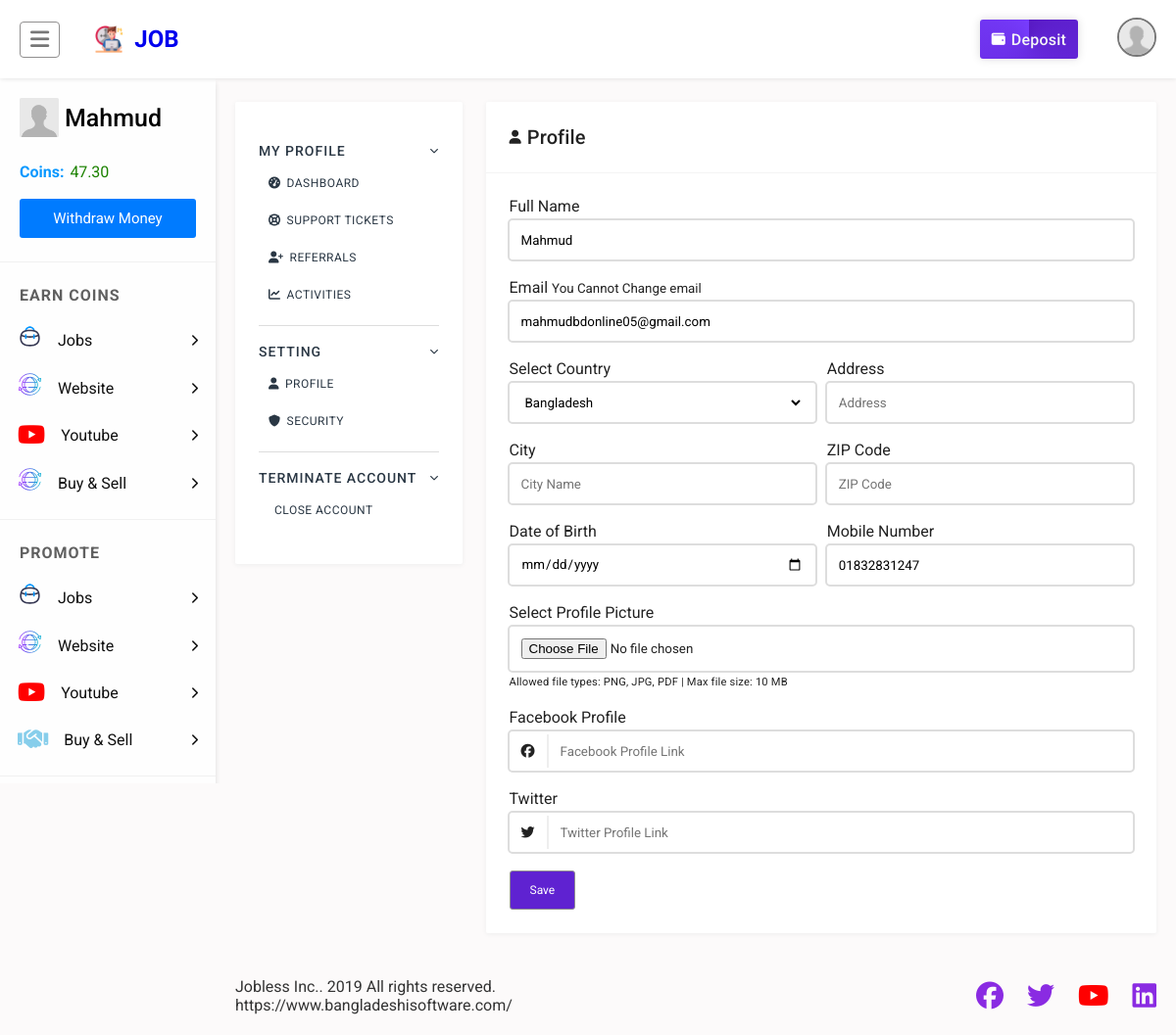
/profile.php (signed in), run on the app's committed database.
### tables this page shows
CREATE TABLE `users` (
  `id` int(11) UNSIGNED NOT NULL,
  `mobile` varchar(55) NOT NULL,
  `fullname` varchar(25) NOT NULL,
  `email` varchar(255) NOT NULL,
  `password` varchar(128) NOT NULL,
  `coins` decimal(10,2) NOT NULL DEFAULT 0.00,
  `image` varchar(999) NOT NULL,
  `totalarn` decimal(10,2) NOT NULL,
  `admin` smallint(3) UNSIGNED NOT NULL DEFAULT 0,
  `country` varchar(255) NOT NULL,
  `address` varchar(999) NOT NULL,
  `city` varchar(500) NOT NULL,
  `zipcod` varchar(50) NOT NULL,
  `datebirth` varchar(55) NOT NULL,
  `facebook` text NOT NULL,
  `twiter` varchar(999) NOT NULL,
  `reg_time` int(11) UNSIGNED NOT NULL DEFAULT 0,
  `last_activity` int(11) UNSIGNED NOT NULL DEFAULT 0,
  `ref` int(11) UNSIGNED NOT NULL DEFAULT 0,
  `reg_ip` varchar(64) NOT NULL DEFAULT '0',
  `log_ip` varchar(64) NOT NULL,
  `activate` varchar(32) NOT NULL DEFAULT '0',
  `disabled` smallint(1) UNSIGNED NOT NULL DEFAULT 0
);

### system/include/int.php (called while the page is built, shortened)
<?php
	if(isset($_SESSION['User_Id'])){
		$ses_id = $_SESSION['User_Id'];
		$is_online = true;
	}
?>

### system/include/libs/database/MySQLi.php (called while the page is built, shortened)
<?php
class MySQLConnection {
	private $sqlHost;
	private $sqlUser;
	private $sqlPassword;
	private $sqlDatabase;
	private $MySQLi = FALSE;
	public function __construct($sqlHost, $sqlUser, $sqlPassword, $sqlDatabase = FALSE) {
		$this->sqlHost = $sqlHost;
		$this->sqlUser = $sqlUser;
		$this->sqlPassword = $sqlPassword;
		$this->sqlDatabase = $sqlDatabase;
	}
	public function Connect() {
		$this->MySQLi = new mysqli($this->sqlHost, $this->sqlUser, $this->sqlPassword, $this->sqlDatabase);
		return $this->MySQLi;
	}
	public function Query($query, $unbuffered = false, $show_error = false) {
		$start = microtime(true);
		$query = $this->MySQLi->query($query, ($unbuffered ? MYSQLI_USE_RESULT : MYSQLI_STORE_RESULT));
		return $query;
	}
	public function FetchArray($result) {
		$result = $result->fetch_array();
		return $result;
	}
	public function QueryFetchArray($result)
	{
		$result = $this->Query($result, true);
		$result = $this->FetchArray($result);
		return $result;
	}
}
?>

### system/functions.php (called while the page is built, shortened)
<?php
require_once"include/int.php";
function _getData($db,$queary){
    $data=$db->QueryFetchArray($queary);
    return  $data==null?0:$data;
}
?>

### profile.php (the view, shortened to what this page needs)
<?php
	require_once"common/sidebar.php";
    $user=_getData($db,"SELECT * FROM users WHERE id = $ses_id");
?>
<div class="content">
    <div class="container">
        <div class="page_content">
            <div class="dashboard_layout">
                <?php require_once('common/profile_sidebar.php'); ?>
                <div class="dashboard_content">
                    <div class="dc_box">
                        <div class="dc_box_header">
                            <div class="dc_box_container">
                                <h6>
                                    <span class="icon">
                                        <i class="fa fa-user"></i>
                                    </span>
                                    <span class="text"> Profile </span>
                                </h6>
                            </div>
                        </div>
                        <form action="" method="post" enctype="multipart/form-data">
                            <div class="dc_box_container">
                                <div class="flex_inputs">
                                    <div class="input_area">
                                        <label for="f_name">Full Name</label>
                                        <input name="uname" required id="f_name" type="text" class="base_input"
                                            value="<?php echo $user['fullname']?>" placeholder="Enter Yout Full Name" />
                                    </div>
                                </div>
                                <br />
                                <div class="flex_inputs">
                                    <div class="input_area">
                                        <label for="f_name">Email <smal><small>You Cannot Change
                                                    email</small> </smal></label>
                                        <input required type="text" class="base_input"
                                            value="<?php echo $user['email']?>" placeholder="Enter Yout Full Name" />
                                    </div>
                                </div>
                                <br />
                                <div class="flex_inputs">
                                    <div class="input_area">
                                        <label>Select Country</label>
                                        <select class="base_select" name="country">
                                            <option value="Bangladesh">Bangladesh</option>
                                        </select>
                                    </div>
                                    <div class="input_area">
                                        <label for="address">Address</label>
                                        <input name="address" required id="address" type="text" class="base_input"
                                            value="<?php echo $user['address']?>" placeholder="Address" />
                                    </div>
                                </div>
                                <br />
                                <div class="flex_inputs">
                                    <div class="input_area">
                                        <label for="city">City</label>
                                        <input name="city" required id="city" type="text" class="base_input"
                                            value="<?php echo $user['city']?>" placeholder="City Name" />
                                    </div>
                                    <div class="input_area">
                                        <label for="zipcode">ZIP Code</label>
                                        <input name="zipcode" required id="zipcode" type="text" class="base_input"
                                            value="<?php echo $user['zipcod']?>" placeholder="ZIP Code" />
                                    </div>
                                </div>
                                <br />
                                <div class="flex_inputs">
                                    <div class="input_area">
                                        <label for="date-of-birth">Date of Birth</label>
                                        <input name="birth" required id="date-of-birth" type="date" class="base_input"
                                            value="<?php echo $user['datebirth']?>" placeholder="Address" />
                                    </div>
                                    <div class="input_area">
                                        <label for="m_number">Mobile Number</label>
                                        <input required id="m_number" type="text" class="base_input"
                                            value="<?php echo $user['mobile']?>" placeholder="+880139123704" />
                                    </div>
                                </div>
                                <br />
                                <div class="input_area">
                                    <label for="a_info">Select Profile Picture</label>
                                    <input name="img" style="height: fit-content; padding: 12px" type="file"
                                        class="base_input" />
                                    <p>
                                        <small><small>Allowed file types: PNG, JPG, PDF | Max file size:
                                                10 MB</small></small>
                                    </p>
                                </div>
                                <br />
                                <div>
                                    <label for="facebook_profile">Facebook Profile</label>
                                    <div class="base_input_icon">
                                        <div class="icon">
                                            <span>
                                                <i class="fab fa-facebook"></i>
                                            </span>
                                        </div>
                                        <input name="facebook" type="text" placeholder="Facebook Profile Link"
                                            value="<?php echo $user['facebook']?>" id="facebook_profile" />
                                    </div>
                                </div>
                                <br />
                                <div>
                                    <label for="twitter_p">Twitter</label>
                                    <div class="base_input_icon">
                                        <div class="icon">
                                            <span>
                                                <i class="fab fa-twitter"></i>
                                            </span>
                                        </div>
                                        <input name="twiter" type="text" placeholder="Twitter Profile Link"
                                            value="<?php echo $user['twiter']?>" id="twitter_p" />
                                    </div>
                                </div>
                                <br />
                                <button type="submit" name="profile-submit" class="base_btn profile_save">Save</button>
                            </div>
                        </form>
                    </div>
                </div>
            </div>
        </div>
    </div>
    <?php include"common/footer.php";?>

### common/sidebar.php (shortened to what this page needs)
<?php
	require_once"header.php";
?>
<main class="content_wrapper">
    <div class="sidebar_nav transparent_scrollbar">
        <div class="sidebar_nav_container">
            <ul class="sidebar_user_info">
                <div class="user_info_wrapper">
                    <img src="<?php
                    $d= $data['image'];
                    if(empty($d)){
                        echo "assets/images/anonymouse.jpg";
                    }else{
                        echo $d;
                    } ?>" alt="" />
                    <div class="user_details">
                        <h6 class="username">
                            <?php if($is_online){echo $data['fullname'];}else{ echo ' <span class="login_btn show_fsp" data-ref="login">Please Login</span>'; }?>
                        </h6>
                    </div>
                </div>
                <div class="coins">
                    <b>Coins:</b>
                    <span><?php echo $data['coins']?></span>
                </div>
                <div class="button">
                    <?php if($is_online){ ?>
                    <a href="withdraw">Withdraw Money</a>
                    <?php }else{ ?>
                    <a href="#">Withdraw Money</a>
                    <?php }?>
                </div>
            </ul>
            <ul>
                <h6 class="sidebar_nav_title">Earn Coins</h6>
                <li class="dropdown">
                    <a href="#" class="dropdown_toggler">
                        <span class="icon" style="color: #1da1f2">
                            <img src="assets/icons/work.svg" alt="" /> </span><span>Jobs</span>
                        <span class="chevron_right">
                            <i class="fa fa-chevron-right"></i>
                        </span>
                    </a>
                </li>
                <li class="dropdown">
                    <a href="#" class="dropdown_toggler">
                        <span class="icon" style="color: #1da1f2">
                            <img src="assets/icons/website.svg" alt="" />
                        </span>
                        <span>Website</span>
                        <span class="chevron_right">
                            <i class="fa fa-chevron-right"></i>
                        </span>
                    </a>
                </li>
                <li class="dropdown">
                    <a href="#" class="dropdown_toggler">
                        <span class="icon" style="color: red">
                            <i class="fab fa-youtube"></i>
                        </span>
                        <span>Youtube</span>
                        <span class="chevron_right">
                            <i class="fa fa-chevron-right"></i>
                        </span>
                    </a>
                </li>
                <li class="dropdown">
                    <a href="#" class="dropdown_toggler">
                        <span class="icon" style="color: #1da1f2">
                            <img src="assets/icons/website.svg" alt="" />
                        </span>
                        <span>Buy & Sell</span>
                        <span class="chevron_right">
                            <i class="fa fa-chevron-right"></i>
                        </span>
                    </a>
                </li>
            </ul>
            <ul>
                <h6 class="sidebar_nav_title">Promote</h6>
                <li class="dropdown">
                    <a href="#" class="dropdown_toggler">
                        <span class="icon" style="color: red">
                            <img src="assets/icons/work.svg" alt="" />
                        </span>
                        <span>Jobs</span>
                        <span class="chevron_right">
                            <i class="fa fa-chevron-right"></i>
                        </span>
                    </a>
                </li>
                <li class="dropdown">
                    <a href="#" class="dropdown_toggler">
                        <span class="icon" style="color: red">
                            <img src="assets/icons/website.svg" alt="" />
                        </span>
                        <span>Website</span>
                        <span class="chevron_right">
                            <i class="fa fa-chevron-right"></i>
                        </span>
                    </a>
                </li>
                <li class="dropdown">
                    <a href="#" class="dropdown_toggler">
                        <span class="icon" style="color: red">
                            <i class="fab fa-youtube"></i>
                        </span>
                        <span>Youtube</span>
                        <span class="chevron_right">
                            <i class="fa fa-chevron-right"></i>
                        </span>
                    </a>
                </li>
                <li class="dropdown">
                    <a href="#" class="dropdown_toggler">
                        <span class="icon" style="color: skyblue">
                            <i class="fa-solid fa-handshake"></i>
                        </span>
                        <span>Buy & Sell</span>
                        <span class="chevron_right">
                            <i class="fa fa-chevron-right"></i>
                        </span>
                    </a>
                </li>
            </ul>
            <ul>
            </ul>
        </div>
    </div>

### data on the page
users: fullname "Mahmud", coins "47.30", uname "Mahmud", email "mahmudbdonline05@gmail.com", mobile "01832831247"

### other printed values
$config['site_name'] "JOB"
$config['foder'] "Jobless Inc.. 2019 All rights reserved. https://www.bangladeshisoftware.com/"
